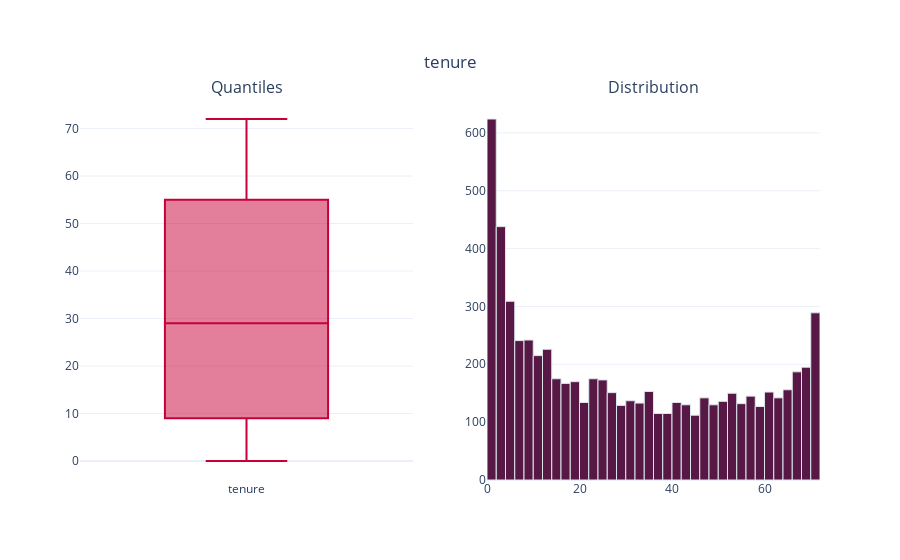
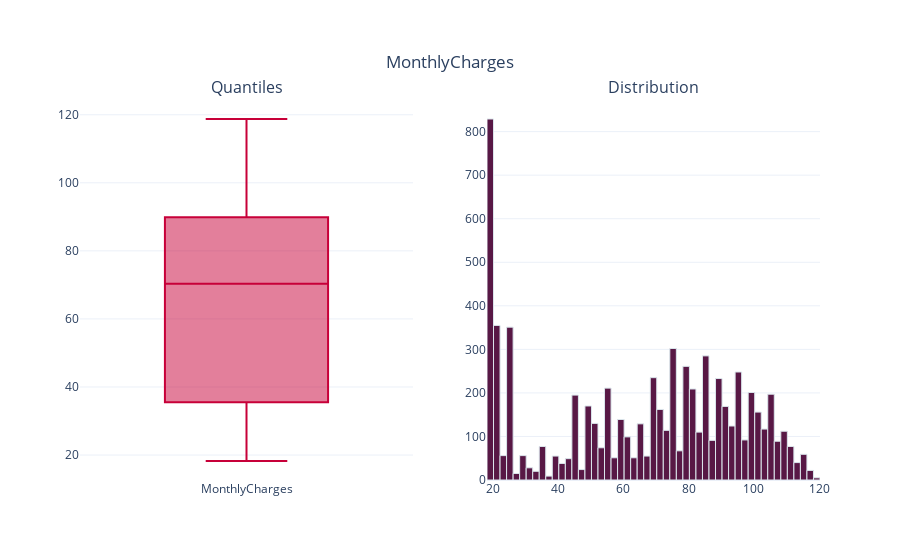
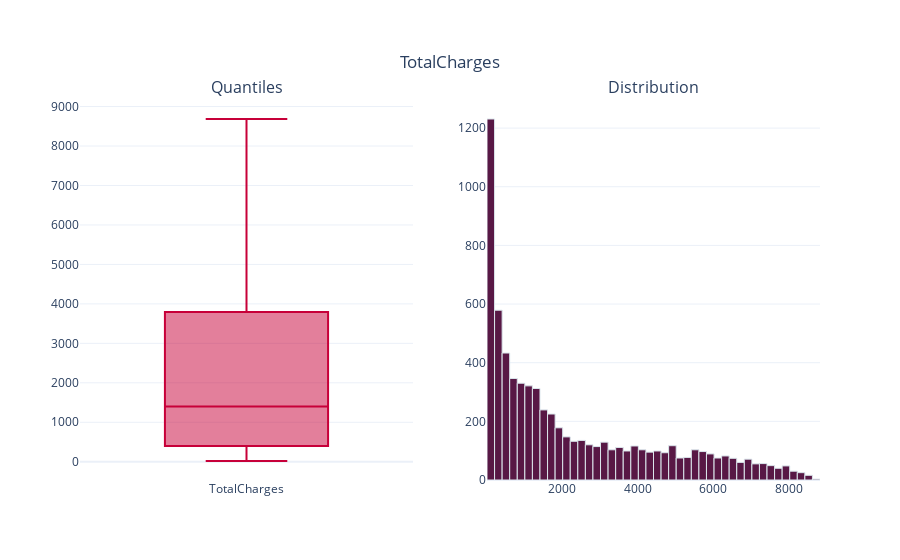

Notebook cell for these charts, in order:
### Markdown cell above
## Adım 3: Numerik ve kategorik değişkenlerin veri içindeki dağılımını gözlemleyiniz.

### Code cell
# def num_summary(df, numerical_col, plot=False):
#     quantiles = [0.05, 0.10, 0.20, 0.30, 0.40, 0.50, 0.60, 0.70, 0.80, 0.90, 0.95, 0.99]
#     print(df[numerical_col].describe(quantiles))
#
#     if plot:
#         plt.figure(figsize=(10, 5))
#         # df[numerical_col].hist(bins=20)
#         sns.histplot(df[numerical_col], kde=True)
#         plt.show()
#
#
# for col in num_cols:
#     num_summary(df, col, plot=True)


def num_features_hist(df, column_name, i, hue):
    rcParams['figure.figsize'] = 30, 50
    sns.set(font_scale=1.5)
    sns.set_style("whitegrid")
    sns.set_palette("bright")
    plt.subplots_adjust(hspace=0.5)
    plt.subplot(5, 2, i)
    sns.histplot(data=df, x=column_name, hue=hue,
                 kde=True, palette=constraints)


def num_summary(df, column_name):
    fig = make_subplots(rows=1, cols=2,
                        subplot_titles=('Quantiles', 'Distribution'))

    fig.add_trace(go.Box(y=df[column_name],
                         name=str(column_name),
                         showlegend=False,
                         boxpoints="outliers",
                         marker_color=constraints[1]),
                  row=1, col=1,)

    fig.add_trace(go.Histogram(x=df[column_name],
                               xbins=dict(start=df[column_name].min(),
                                          end=df[column_name].max()),
                               showlegend=False,
                               name=str(column_name),
                               marker=dict(color=constraints[0],
                                           line=dict(color='#DBE6EC',
                                                     width=1))),
                  row=1, col=2)

    fig.update_layout(title={'text': column_name,
                             'y': 0.9,
                             'x': 0.5,
                             'xanchor': 'center',
                             'yanchor': 'top'},
                      template='plotly_white')

    iplot(fig)


i = 0
for column_name in num_cols:
    i = i + 1
    num_summary(df, column_name)
    num_features_hist(df, column_name, i, hue='Churn')

### Figure 1 — Plotly figure (JSON) as saved in the notebook; plotly's stock layout.template omitted (floating-point values rounded to 4 significant figures; data arrays with more than 128 entries replaced by an {"elided": "..."} marker saying what was removed)
{"data": [{"boxpoints": "outliers", "marker": {"color": "#C70039"}, "name": "tenure", "showlegend": false, "type": "box", "xaxis": "x", "y": {"elided": "7043 int values"}, "yaxis": "y"}, {"marker": {"color": "#581845", "line": {"color": "#DBE6EC", "width": 1}}, "name": "tenure", "showlegend": false, "type": "histogram", "x": {"elided": "7043 int values"}, "xaxis": "x2", "xbins": {"end": 72, "start": 0}, "yaxis": "y2"}], "layout": {"annotations": [{"font": {"size": 16}, "showarrow": false, "text": "Quantiles", "x": 0.225, "xanchor": "center", "xref": "paper", "y": 1, "yanchor": "bottom", "yref": "paper"}, {"font": {"size": 16}, "showarrow": false, "text": "Distribution", "x": 0.775, "xanchor": "center", "xref": "paper", "y": 1, "yanchor": "bottom", "yref": "paper"}], "title": {"text": "tenure", "x": 0.5, "xanchor": "center", "y": 0.9, "yanchor": "top"}, "xaxis": {"anchor": "y", "domain": [0, 0.45]}, "xaxis2": {"anchor": "y2", "domain": [0.55, 1]}, "yaxis": {"anchor": "x", "domain": [0, 1]}, "yaxis2": {"anchor": "x2", "domain": [0, 1]}}}

### Figure 2 — Plotly figure (JSON) as saved in the notebook; plotly's stock layout.template omitted (floating-point values rounded to 4 significant figures; data arrays with more than 128 entries replaced by an {"elided": "..."} marker saying what was removed)
{"data": [{"boxpoints": "outliers", "marker": {"color": "#C70039"}, "name": "MonthlyCharges", "showlegend": false, "type": "box", "xaxis": "x", "y": {"elided": "7043 float values"}, "yaxis": "y"}, {"marker": {"color": "#581845", "line": {"color": "#DBE6EC", "width": 1}}, "name": "MonthlyCharges", "showlegend": false, "type": "histogram", "x": {"elided": "7043 float values"}, "xaxis": "x2", "xbins": {"end": 118.8, "start": 18.25}, "yaxis": "y2"}], "layout": {"annotations": [{"font": {"size": 16}, "showarrow": false, "text": "Quantiles", "x": 0.225, "xanchor": "center", "xref": "paper", "y": 1, "yanchor": "bottom", "yref": "paper"}, {"font": {"size": 16}, "showarrow": false, "text": "Distribution", "x": 0.775, "xanchor": "center", "xref": "paper", "y": 1, "yanchor": "bottom", "yref": "paper"}], "title": {"text": "MonthlyCharges", "x": 0.5, "xanchor": "center", "y": 0.9, "yanchor": "top"}, "xaxis": {"anchor": "y", "domain": [0, 0.45]}, "xaxis2": {"anchor": "y2", "domain": [0.55, 1]}, "yaxis": {"anchor": "x", "domain": [0, 1]}, "yaxis2": {"anchor": "x2", "domain": [0, 1]}}}

### Figure 3 — Plotly figure (JSON) as saved in the notebook; plotly's stock layout.template omitted (floating-point values rounded to 4 significant figures; data arrays with more than 128 entries replaced by an {"elided": "..."} marker saying what was removed)
{"data": [{"boxpoints": "outliers", "marker": {"color": "#C70039"}, "name": "TotalCharges", "showlegend": false, "type": "box", "xaxis": "x", "y": {"elided": "7043 float values"}, "yaxis": "y"}, {"marker": {"color": "#581845", "line": {"color": "#DBE6EC", "width": 1}}, "name": "TotalCharges", "showlegend": false, "type": "histogram", "x": {"elided": "7043 float values"}, "xaxis": "x2", "xbins": {"end": 8685.0, "start": 18.8}, "yaxis": "y2"}], "layout": {"annotations": [{"font": {"size": 16}, "showarrow": false, "text": "Quantiles", "x": 0.225, "xanchor": "center", "xref": "paper", "y": 1, "yanchor": "bottom", "yref": "paper"}, {"font": {"size": 16}, "showarrow": false, "text": "Distribution", "x": 0.775, "xanchor": "center", "xref": "paper", "y": 1, "yanchor": "bottom", "yref": "paper"}], "title": {"text": "TotalCharges", "x": 0.5, "xanchor": "center", "y": 0.9, "yanchor": "top"}, "xaxis": {"anchor": "y", "domain": [0, 0.45]}, "xaxis2": {"anchor": "y2", "domain": [0.55, 1]}, "yaxis": {"anchor": "x", "domain": [0, 1]}, "yaxis2": {"anchor": "x2", "domain": [0, 1]}}}
